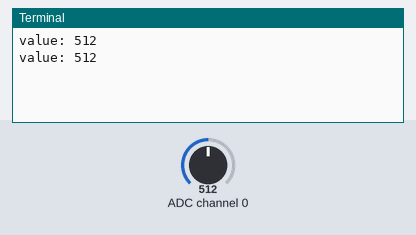
Bench run of a program on a simulated Raspberry Pi (BCM pin numbers). Parts: the last lines printed to the terminal. The test bench sets the inputs (shaded band); at power-on: ADC channel 0 = 512 (analog values on the 0–1023 scale).

Above: at 1.2 s.
1.3 s: ADC channel 0 set to 716
At 2.5 s:
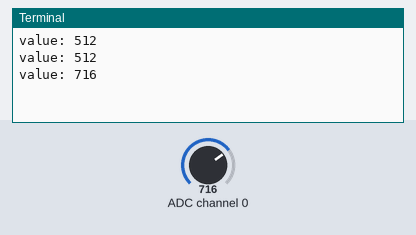
2.8 s: ADC channel 0 set to 900
At 3.8 s:
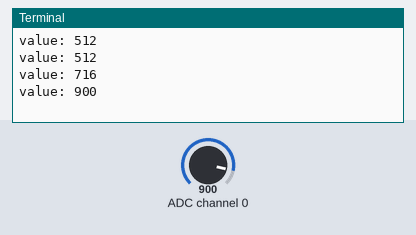
Timing chart, 0 to 5.8 s (numbered marks = the images above; inputs shaded):
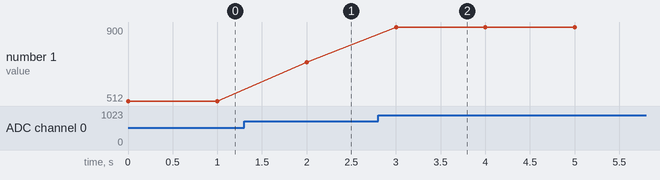

The program:

analog.py
```python
import time
import os
import RPi.GPIO as GPIO

GPIO.setmode(GPIO.BCM)
DEBUG = 1

# read SPI data from MCP3008 chip, 8 possible adc's (0 thru 7)
def readadc(adcnum, clockpin, mosipin, misopin, cspin):
        if ((adcnum > 7) or (adcnum < 0)):
                return -1
        GPIO.output(cspin, True)

        GPIO.output(clockpin, False)  # start clock low
        GPIO.output(cspin, False)     # bring CS low

        commandout = adcnum
        commandout |= 0x18  # start bit + single-ended bit
        commandout <<= 3    # we only need to send 5 bits here
        for i in range(5):
                if (commandout & 0x80):
                        GPIO.output(mosipin, True)
                else:
                        GPIO.output(mosipin, False)
                commandout <<= 1
                GPIO.output(clockpin, True)
                GPIO.output(clockpin, False)

        adcout = 0
        # read in one empty bit, one null bit and 10 ADC bits
        for i in range(12):
                GPIO.output(clockpin, True)
                GPIO.output(clockpin, False)
                adcout <<= 1
                if (GPIO.input(misopin)):
                        adcout |= 0x1

        GPIO.output(cspin, True)

        adcout >>= 1       # first bit is 'null' so drop it
        return adcout

# change these as desired - they're the pins connected from the
# SPI port on the ADC to the Cobbler
SPICLK = 18
SPIMISO = 23
SPIMOSI = 24
SPICS = 25

# set up the SPI interface pins
GPIO.setup(SPIMOSI, GPIO.OUT)
GPIO.setup(SPIMISO, GPIO.IN)
GPIO.setup(SPICLK, GPIO.OUT)
GPIO.setup(SPICS, GPIO.OUT)

while True:
        channel = 0
        value = readadc(channel, SPICLK, SPIMOSI, SPIMISO, SPICS)
        print "value:", value
        time.sleep(1.0)
```

Measured:
- after the input at 1.3 s, the terminal: prints a new line after 0.70 s (image 1)
- after the input at 2.8 s, the terminal: prints a new line after 0.20 s (image 2)
- plotted number 1: 512 → 716 after the input at 1.3 s, 716 → 900 after the input at 2.8 s
